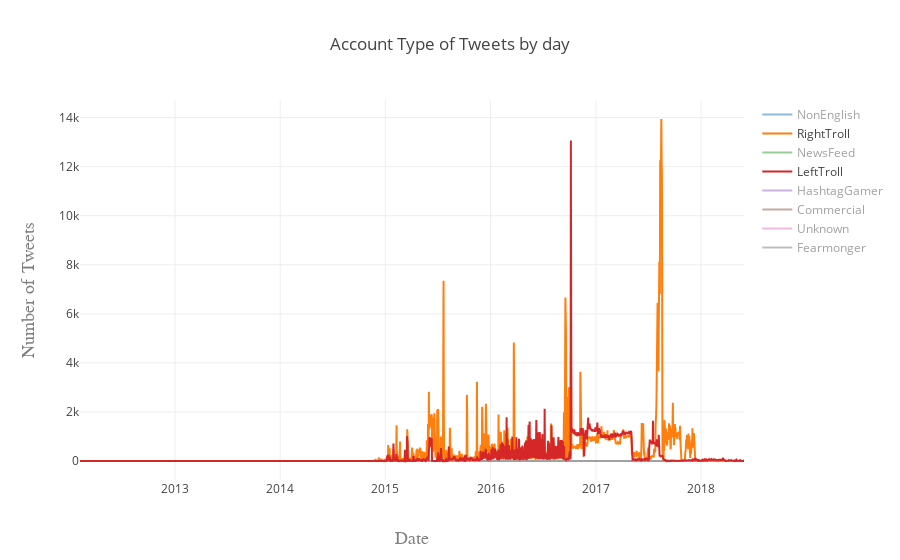

Notebook code for this chart:
### Code cell
######################################################################################################################
#TO VISUALIZE THE PLOT FROM THE CLOUD RUN THIS CELL #######################################
###############################################################################################################################

fig = py.get_figure('https://plot.ly/~Flavioh/62', raw=True)
iplot(fig)

### Figure 1 — Plotly figure (JSON) as saved in the notebook; plotly's stock layout.template omitted (floating-point values rounded to 4 significant figures; data arrays with more than 128 entries replaced by an {"elided": "..."} marker saying what was removed)
{"data": [{"mode": "lines", "name": "NonEnglish", "type": "scatter", "uid": "e81ff38f-1f7e-443e-aa91-9410582c4ffd", "visible": "legendonly", "x": {"elided": "2310 str values"}, "xsrc": "Flavioh:63:70eca1", "y": {"elided": "2310 int values"}, "ysrc": "Flavioh:63:e557d4"}, {"mode": "lines", "name": "RightTroll", "type": "scatter", "uid": "a0a7cd2c-93b7-4157-8952-58a6bee797ae", "x": {"elided": "1214 str values"}, "xsrc": "Flavioh:63:b8a202", "y": {"elided": "1214 int values"}, "ysrc": "Flavioh:63:ddfb69"}, {"mode": "lines", "name": "NewsFeed", "type": "scatter", "uid": "d6fc7128-c9e8-4446-a0a0-10b97bfd16b3", "visible": "legendonly", "x": {"elided": "1094 str values"}, "xsrc": "Flavioh:63:97d544", "y": {"elided": "1094 int values"}, "ysrc": "Flavioh:63:e3dd8a"}, {"mode": "lines", "name": "LeftTroll", "type": "scatter", "uid": "ffba867f-af99-462c-aaa1-066e6d1ee1c3", "x": {"elided": "2306 str values"}, "xsrc": "Flavioh:63:6341c3", "y": {"elided": "2306 int values"}, "ysrc": "Flavioh:63:c7f8d5"}, {"mode": "lines", "name": "HashtagGamer", "type": "scatter", "uid": "0c680a00-9e0d-45c8-b765-415a12722c0d", "visible": "legendonly", "x": {"elided": "1861 str values"}, "xsrc": "Flavioh:63:929a41", "y": {"elided": "1861 int values"}, "ysrc": "Flavioh:63:41c264"}, {"mode": "lines", "name": "Commercial", "type": "scatter", "uid": "a2a013a9-5b65-4c58-abd1-ef6b26155fdd", "visible": "legendonly", "x": {"elided": "592 str values"}, "xsrc": "Flavioh:63:19878e", "y": {"elided": "592 int values"}, "ysrc": "Flavioh:63:18560a"}, {"mode": "lines", "name": "Unknown", "type": "scatter", "uid": "7dc4aae4-d3b0-4bbe-a154-b63d1c5c1881", "visible": "legendonly", "x": {"elided": "1270 str values"}, "xsrc": "Flavioh:63:9845af", "y": {"elided": "1270 int values"}, "ysrc": "Flavioh:63:6a376f"}, {"mode": "lines", "name": "Fearmonger", "type": "scatter", "uid": "07ebb6f8-ec19-4362-8cc2-dd38107ffd45", "visible": "legendonly", "x": {"elided": "797 str values"}, "xsrc": "Flavioh:63:8aa9ee", "y": {"elided": "797 int values"}, "ysrc": "Flavioh:63:8636ab"}], "layout": {"title": "Account Type of Tweets by day", "xaxis": {"title": "Date", "titlefont": {"color": "#7f7f7f", "family": "Courier New, monospace", "size": 18}}, "yaxis": {"title": "Number of Tweets", "titlefont": {"color": "#7f7f7f", "family": "Courier New, monospace", "size": 18}}}}
